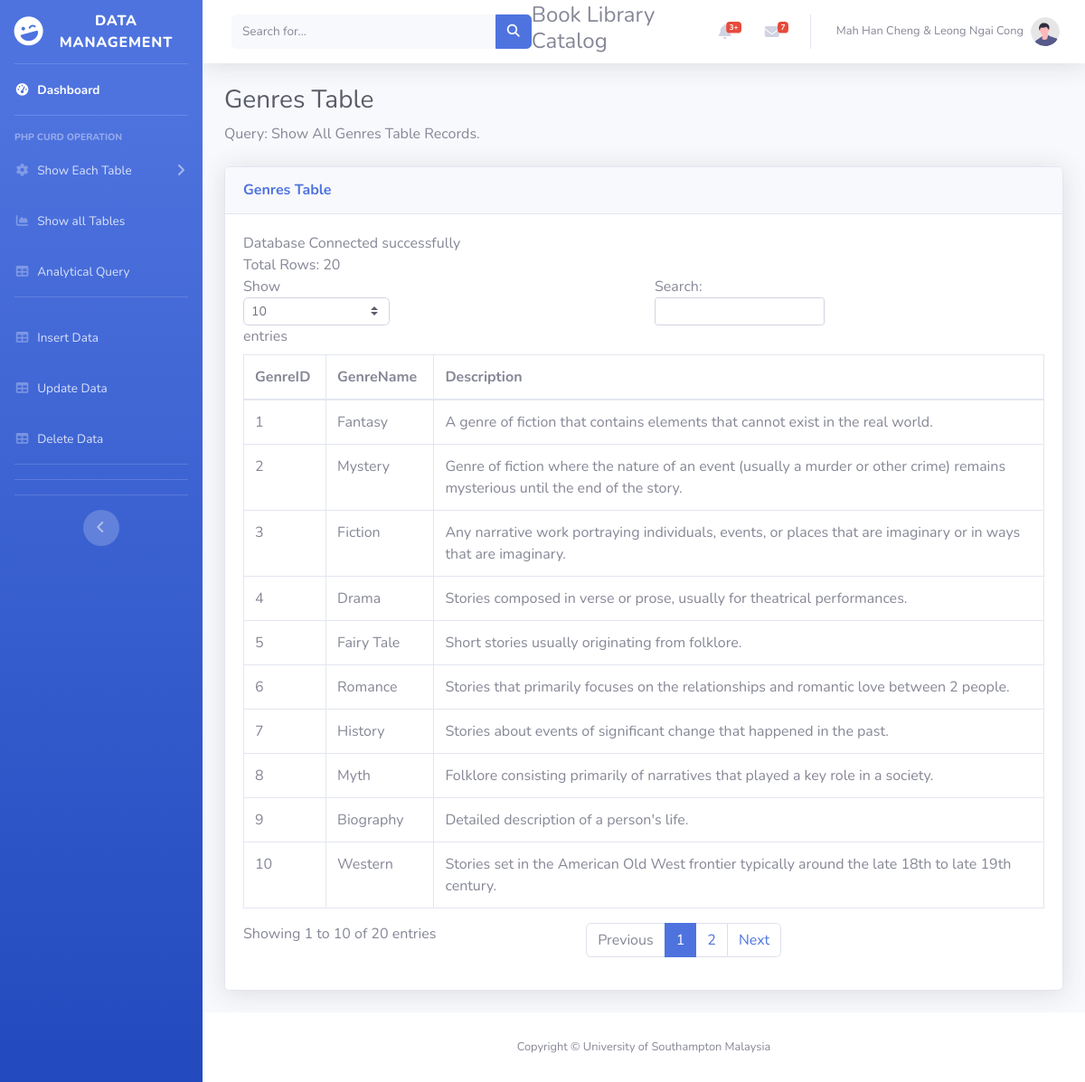
Page /GenreTable.php on the committed database.
### tables this page shows
CREATE TABLE `genre` (
  `GenreID` int(11) PRIMARY KEY AUTO_INCREMENT NOT NULL,
  `GenreName` varchar(255) NOT NULL,
  `Description` varchar(255) DEFAULT NULL

);

### GenreTable.php (the view, shortened to what this page needs)
<?php
    include 'db_connect.php';
    include 'sideBarMenu.php';
?>
                <div class="container-fluid">
                    <h1 class="h3 mb-2 text-gray-800">Genres Table</h1>
                    <p class="mb-4">Query: Show All Genres Table Records.
                        </p>
                    <div class="card shadow mb-4">
                        <div class="card-header py-3">
                            <h6 class="m-0 font-weight-bold text-primary">Genres Table</h6>
                        </div>
                       <div class="card-body">
                            <div class="table-responsive">
                                <table class="table table-bordered" id="dataTable" width="100%" cellspacing="0">
                                <thead>
                                        <tr>
                                            <th>GenreID</th>
                                            <th>GenreName</th>
                                            <th>Description</th>
                                        </tr>
                                    </thead>
                                    <tbody>
                                <?php
                                    $conn = mysqli_connect($servername, $username, $password, $dbname);
                                    $sql = "SELECT * FROM genre";
                                    $result = mysqli_query($conn, $sql);
                                    echo "<br> Total Rows: " . mysqli_num_rows($result);
                                    if (mysqli_num_rows($result) > 0) {
                                    while($row = mysqli_fetch_assoc($result)) {
                                        echo "<tr>";
                                                    echo "<td>".$row["GenreID"]  ."</td>";
                                                    echo "<td>".$row["GenreName"]  ."</td>";
                                                    echo "<td>".$row['Description']. "</td>";
                                                    echo "</tr>";
                                    }
                                    } else {
                                    echo "0 results";
                                    }
                                 ?>
                                    </tbody>
                                </table>
                            </div>
                        </div>
                    </div>
                </div>
<?php
include 'footer.php';
?>

### sideBarMenu.php (shortened to what this page needs)
<!DOCTYPE html>
<html lang="en">
<head>
    <link href="https://cdnjs.cloudflare.com/ajax/libs/font-awesome/6.6.0/css/all.min.css" rel="stylesheet" type="text/css">
    <link href="css/sb-admin-2.min.css" rel="stylesheet">
</head>
<body id="page-top">
    <div id="wrapper">
        <ul class="navbar-nav bg-gradient-primary sidebar sidebar-dark accordion" id="accordionSidebar">
            <a class="sidebar-brand d-flex align-items-center justify-content-center" href="index.php">
                <div class="sidebar-brand-icon rotate-n-15">
                    <i class="fas fa-laugh-wink"></i>
                </div>
                <div class="sidebar-brand-text mx-3">Data Management</div>
            </a>
            <hr class="sidebar-divider my-0">
            <li class="nav-item active">
                <a class="nav-link" href="index.php">
                    <i class="fas fa-fw fa-tachometer-alt"></i>
                    <span>Dashboard</span></a>
            </li>
            <hr class="sidebar-divider">
            <div class="sidebar-heading">
                PHP CURD Operation
            </div>
            <li class="nav-item">
                <a class="nav-link collapsed" href="#" data-toggle="collapse" data-target="#collapseTwo"
                    aria-expanded="true" aria-controls="collapseTwo">
                    <i class="fas fa-fw fa-cog"></i>
                    <span>Show Each Table</span>
                </a>
            </li>
             <li class="nav-item">
                <a class="nav-link" href="showAllTables.php">
                    <i class="fas fa-fw fa-chart-area"></i>
                    <span>Show all Tables</span></a>
            </li>
             <li class="nav-item">
                <a class="nav-link" href="AnalyticalQuery.php">
                    <i class="fas fa-fw fa-table"></i>
                    <span>Analytical Query </span></a>
            </li>
            <hr class="sidebar-divider d-none d-md-block">
            <li class="nav-item">
                <a class="nav-link" href="InsertRecord.php">
                    <i class="fas fa-fw fa-table"></i>
                    <span>Insert Data</span></a>
            </li>
             <li class="nav-item">
                <a class="nav-link" href="Update_Record.php">
                    <i class="fas fa-fw fa-table"></i>
                    <span>Update Data</span></a>
            </li>
             <li class="nav-item">
                <a class="nav-link" href="Update_Record.php">
                    <i class="fas fa-fw fa-table"></i>
                    <span>Delete Data</span></a>
            </li>
            <hr class="sidebar-divider d-none d-md-block">
            <hr class="sidebar-divider">
            <hr class="sidebar-divider d-none d-md-block">
            <div class="text-center d-none d-md-inline">
                <button class="rounded-circle border-0" id="sidebarToggle"></button>
            </div>
        </ul>
        <div id="content-wrapper" class="d-flex flex-column">
            <div id="content">
                <nav class="navbar navbar-expand navbar-light bg-white topbar mb-4 static-top shadow">
                    <form
                        class="d-none d-sm-inline-block form-inline mr-auto ml-md-3 my-2 my-md-0 mw-100 navbar-search">
                        <div class="input-group">
                            <input type="text" class="form-control bg-light border-0 small" placeholder="Search for..."
                                aria-label="Search" aria-describedby="basic-addon2">
                            <div class="input-group-append">
                                <button class="btn btn-primary" type="button">
                                    <i class="fas fa-search fa-sm"></i>
                                </button>
                            </div>
                        </div>
                    </form>
                    <h4>Book Library Catalog</h4>
                    <ul class="navbar-nav ml-auto">
                        <li class="nav-item dropdown no-arrow mx-1">
                            <a class="nav-link dropdown-toggle" href="#" id="alertsDropdown" role="button"
                                data-toggle="dropdown" aria-haspopup="true" aria-expanded="false">
                                <i class="fas fa-bell fa-fw"></i>
                                <span class="badge badge-danger badge-counter">3+</span>
                            </a>
                        </li>
                        <li class="nav-item dropdown no-arrow mx-1">
                            <a class="nav-link dropdown-toggle" href="#" id="messagesDropdown" role="button"
                                data-toggle="dropdown" aria-haspopup="true" aria-expanded="false">
                                <i class="fas fa-envelope fa-fw"></i>
                                <span class="badge badge-danger badge-counter">7</span>
                            </a>
                        </li>
                        <li class="nav-item dropdown no-arrow">
                            <a class="nav-link dropdown-toggle" href="#" id="userDropdown" role="button"
                                data-toggle="dropdown" aria-haspopup="true" aria-expanded="false">
                                <span class="mr-2 d-none d-lg-inline text-gray-600 small">Mah Han Cheng & Leong Ngai Cong</span>
                                <img class="img-profile rounded-circle"
                                    src="img/undraw_profile.svg">
                            </a>
                        </li>
                    </ul>
                </nav>

### footer.php (shortened to what this page needs)
            <footer class="sticky-footer bg-white">
                <div class="container my-auto">
                    <div class="copyright text-center my-auto">
                        <span>Copyright &copy; University of Southampton Malaysia</span>
                    </div>
                </div>
            </footer>
        </div>
    </div>
</body>
</html>

### rows in the picture
genre: GenreID "1", GenreName "Fantasy", Description "A genre of fiction that contains elements that cannot exist in the real world."
genre: GenreID "2", GenreName "Mystery", Description "Genre of fiction where the nature of an event (usually a murder or other crime) remains mysterious until the end of the story."
genre: GenreID "3", GenreName "Fiction", Description "Any narrative work portraying individuals, events, or places that are imaginary or in ways that are imaginary."
genre: GenreID "4", GenreName "Drama", Description "Stories composed in verse or prose, usually for theatrical performances."
genre: GenreID "5", GenreName "Fairy Tale", Description "Short stories usually originating from folklore."
genre: GenreID "6", GenreName "Romance", Description "Stories that primarily focuses on the relationships and romantic love between 2 people."
genre: GenreID "7", GenreName "History", Description "Stories about events of significant change that happened in the past."
genre: GenreID "8", GenreName "Myth", Description "Folklore consisting primarily of narratives that played a key role in a society."
genre: GenreID "9", GenreName "Biography", Description "Detailed description of a person's life."
genre: GenreID "10", GenreName "Western", Description "Stories set in the American Old West frontier typically around the late 18th to late 19th century."
